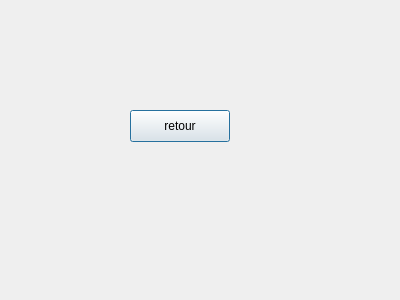
<?xml version="1.0" encoding="UTF-8"?>
<ui version="4.0">
 <class>Dialog</class>
 <widget class="QDialog" name="Dialog">
  <property name="geometry">
   <rect>
    <x>0</x>
    <y>0</y>
    <width>400</width>
    <height>300</height>
   </rect>
  </property>
  <property name="windowTitle">
   <string>Dialog</string>
  </property>
  <widget class="QPushButton" name="pushButton">
   <property name="geometry">
    <rect>
     <x>130</x>
     <y>110</y>
     <width>100</width>
     <height>32</height>
    </rect>
   </property>
   <property name="text">
    <string>retour</string>
   </property>
  </widget>
 </widget>
 <resources/>
 <connections/>
</ui>
